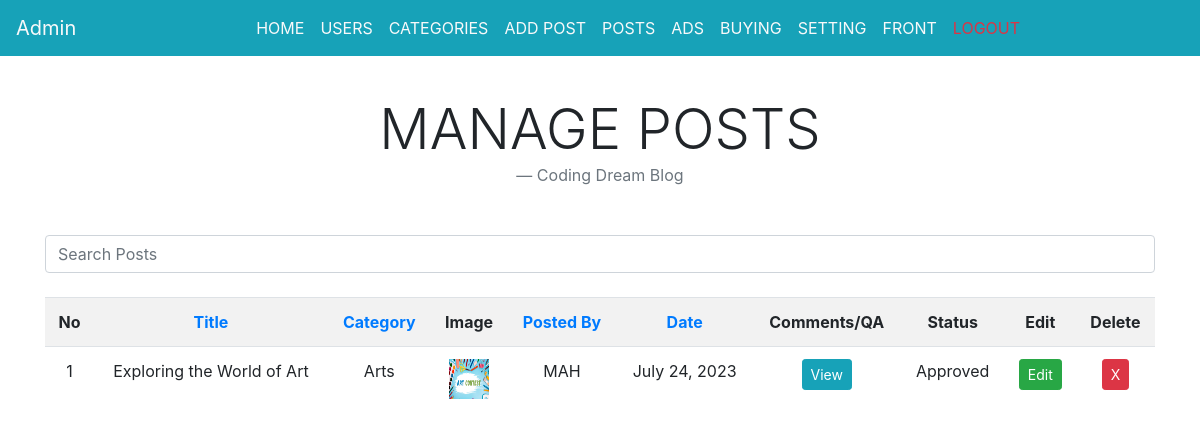
The app's page /posts.php (signed in), older data.
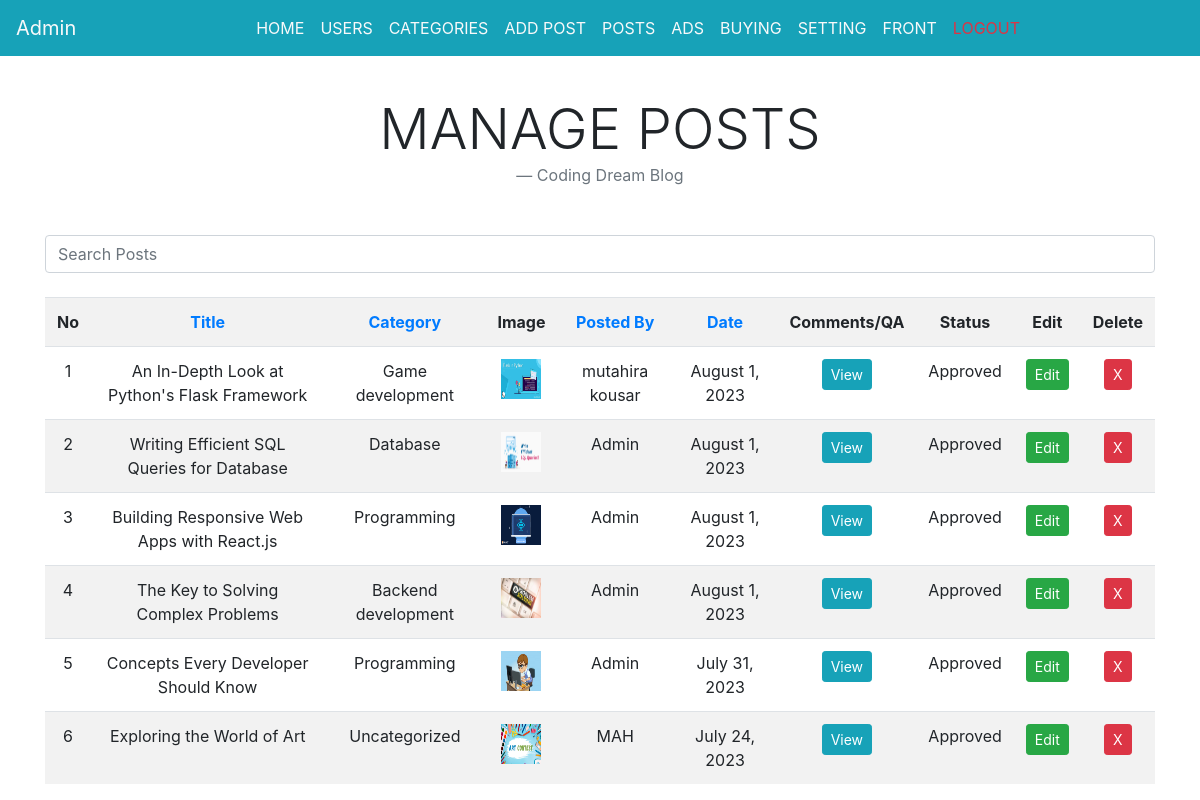
The same page, newer data.
### tables this page shows
CREATE TABLE `posts` (
  `id` int(20) NOT NULL,
  `category_id` int(20) DEFAULT NULL,
  `posted_by` int(20) DEFAULT NULL,
  `title` varchar(255) DEFAULT NULL,
  `image` varchar(255) DEFAULT NULL,
  `tags` varchar(255) DEFAULT NULL,
  `description` text DEFAULT NULL,
  `date` date DEFAULT NULL,
  `status` int(10) DEFAULT 0
);

CREATE TABLE `categories` (
  `id` int(20) NOT NULL,
  `name` varchar(255) DEFAULT NULL
);

CREATE TABLE `users` (
  `id` int(20) NOT NULL,
  `name` varchar(50) DEFAULT NULL,
  `email` varchar(100) DEFAULT NULL,
  `password` varchar(100) DEFAULT NULL,
  `phone` varchar(60) DEFAULT NULL,
  `city` varchar(60) DEFAULT NULL,
  `role` varchar(20) DEFAULT 'user'
);

### connect.php (called while the page is built, shortened)
<?php
if(isset($_SESSION['id']) && isset($_SESSION['role'])){
$logrole    		= $_SESSION['role'];
}
?>

### posts.php (the view, shortened to what this page needs)
<?php
include_once "connect.php";
include_once "header.php";
if ($logrole == 'admin') {
    include_once "admin.php";
} else {
    header("Location: logout.php");
}
$search = (isset($_POST['search'])) ? $_POST['search'] : '';
$sortColumn = 'id';
$sortDirection = 'DESC';
$sortOrder = $sortColumn . ' ' . $sortDirection;
if ($search !== '') {
    $query = "SELECT * FROM posts WHERE title LIKE '%$search%' OR tags LIKE '%$search%' ORDER BY $sortOrder";
} else {
    $query = "SELECT * FROM posts ORDER BY $sortOrder";
}
$result = $db->query($query);
?>
<main role="main" class="container">
    <div class="row">
        <div class="col-md-12 col-sm-12 col-lg-12">
<blockquote class="blockquote text-center mb-5">
  <h1 class="mb-0 text-uppercase display-4">Manage Posts</h1>
  <footer class="blockquote-footer">Coding Dream Blog</footer>
</blockquote>
            <form method="post">
                <input class="form-control" type="text" name="search" id="search" placeholder="Search Posts" autocomplete="off" required value="<?php echo $search; ?>">
            </form><br>
            <table class="table table-striped">
                <tr>
                    <th class="text-center">No</th>
                    <th class="text-center"><a href="?sort=title&dir=<?php echo ($sortColumn === 'title' && $sortDirection === 'ASC') ? 'DESC' : 'ASC'; ?>">Title</a></th>
                    <th class="text-center"><a href="?sort=category_id&dir=<?php echo ($sortColumn === 'category_id' && $sortDirection === 'ASC') ? 'DESC' : 'ASC'; ?>">Category</a></th>
                    <th class="text-center">Image</th>
                    <th class="text-center"><a href="?sort=posted_by&dir=<?php echo ($sortColumn === 'posted_by' && $sortDirection === 'ASC') ? 'DESC' : 'ASC'; ?>">Posted By</a></th>
                    <th class="text-center"><a href="?sort=date&dir=<?php echo ($sortColumn === 'date' && $sortDirection === 'ASC') ? 'DESC' : 'ASC'; ?>">Date</a></th>
                    <th class="text-center">Comments/QA</th>
                    <th class="text-center">Status</th>
                    <th class="text-center">Edit</th>
                    <th class="text-center">Delete</th>
                </tr>
                <?php
                $no = 1;
                while ($row = $result->fetch_assoc()) {
                    $id = $row['id'];
                    $title = $row['title'];
                    $catid = $row['category_id'];
					$catnameQuery = "SELECT * FROM categories WHERE id = '{$catid}' LIMIT 1";
					$catresult = $db->query($catnameQuery);
					$catrow = $catresult->fetch_assoc();
					$catnum = $catresult->num_rows;
					if($catnum == 0){
						$category = 'Uncategorized';
					}else{
					$category = $catrow['name'];
					}
					$posted_by = $row['posted_by'];
					$postedbyQuery = "SELECT * FROM users WHERE id = '{$posted_by}' LIMIT 1";
					$postedbyResult = $db->query($postedbyQuery);
					$postedbyRow = $postedbyResult->fetch_assoc();
					$postedbyNum = $postedbyResult->num_rows;
					if($postedbyNum == 0){
						$posted_by = 'Unknown';
					}else{
					$posted_by = $postedbyRow['name'];
					}
					$image = $row['image'];
					$date = $row['date'];
					$date = date("F j, Y", strtotime($date));
                    $status = $row['status'];
                ?>
                    <tr class="text-center">
                        <td><?php echo $no ?></td>
                        <td><?php echo $title ?></td>
                        <td><?php echo $category ?></td>
                        <td><img src="<?php echo $image ?>" style="width: 40px; height: 40px"></td>
                        <td><?php echo $posted_by ?></td>
                        <td><?php echo $date ?></td>
                        <?php if ($status === '0') { ?>
                            <td>-</td>
                            <td><a class="btn btn-primary btn-sm" href="posts.php?approve=<?php echo $id ?>">Approve</a></td>
                        <?php } else { ?>
                            <td><a class="btn btn-info btn-sm" href="comments.php?post=<?php echo $id ?>">View</a></td>
                            <td>Approved</td>
                        <?php } ?>
                        <td><a class="btn btn-success btn-sm" href="postedit.php?edit=<?php echo $id ?>">Edit</a></td>
                        <td><a class="btn btn-danger btn-sm" href="posts.php?delete=<?php echo $id ?>">X</a></td>
                    </tr>
                <?php
                    $no++;
                }
                ?>
            </table>
        </div>
    </div>
</main>

Row changes from the older to the newer data that the page shows:
added posts: title "An In-Depth Look at Python's Flask Framework", category.name "Game development", image (picture), users.name "mutahira kousar", date "August 1, 2023"
added posts: title "Writing Efficient SQL Queries for Database", category.name "Database", image (picture), users.name "Admin", date "August 1, 2023"
added posts: title "Building Responsive Web Apps with React.js", category.name "Programming", image (picture), users.name "Admin", date "August 1, 2023"
added posts: title "The Key to Solving Complex Problems", category.name "Backend development", image (picture), users.name "Admin", date "August 1, 2023"
added posts: title "Concepts Every Developer Should Know", category.name "Programming", image (picture), users.name "Admin", date "July 31, 2023"
computed for posts "Exploring the World of Art": category.name "Arts" → "Uncategorized"
